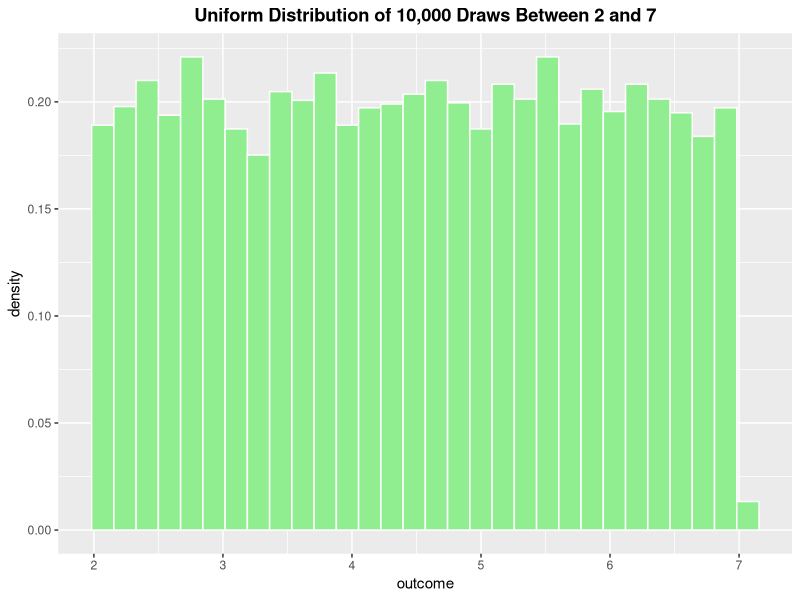

Write R code to recreate this figure.
## ---- chunk 1
die1 = c(1:20)

rollthedie <- sample(die1,10000,replace=TRUE)
sum(rollthedie<=10)
    

## ---- chunk 2
library(ggplot2)
randunifs <- runif(10000, 2,7)
ggplot(data=data.frame(randunifs),aes(x=randunifs)) +
  geom_histogram(aes(y=..density..),col="white",fill="lightgreen", bins=30) + 
  ylab("density") + xlab("outcome") +
  ggtitle("Uniform Distribution of 10,000 Draws Between 2 and 7") +
  theme(plot.title = element_text(hjust = 0.5, face="bold"))

## ---- chunk 3
punif(3.2, min=2,max=7) - punif(1.5, min=2, max=7)


## ---- chunk 4
pbinom(500,10000,1/20)


## ---- chunk 5
die1 = c(1:20)

rollthedie <- sample(die1,10000,replace=TRUE)

sum(rollthedie == 20)
## ---- chunk 6

hundie <- rbinom(1,100,0.01)
hundie

## ---- chunk 7

hundie2 <- rbinom(100,1,0.01)
sum(hundie2 == 1)

## ---- chunk 8
pencildrop <- 1-ppois(1,1)
pencildrop

## ---- chunk 9
pnorm(85,70,10, lower.tail=FALSE)


## ---- chunk 10
pnorm(60,70,10, lower.tail=TRUE) - pnorm(50,70,10, lower.tail=TRUE)


